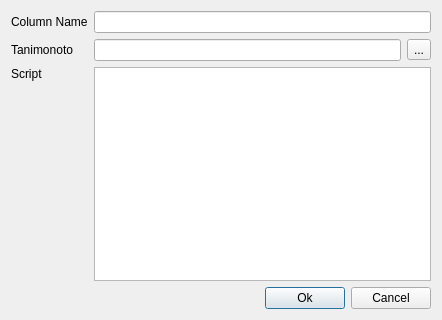
<?xml version="1.0" encoding="UTF-8"?>
<ui version="4.0">
 <class>NewColumn</class>
 <widget class="QDialog" name="NewColumn">
  <property name="geometry">
   <rect>
    <x>0</x>
    <y>0</y>
    <width>442</width>
    <height>320</height>
   </rect>
  </property>
  <property name="windowTitle">
   <string>New Column</string>
  </property>
  <layout class="QGridLayout" name="gridLayout_2">
   <item row="0" column="0">
    <layout class="QGridLayout" name="gridLayout">
     <item row="3" column="0" colspan="3">
      <layout class="QHBoxLayout" name="horizontalLayout">
       <item>
        <spacer name="horizontalSpacer">
         <property name="orientation">
          <enum>Qt::Horizontal</enum>
         </property>
         <property name="sizeHint" stdset="0">
          <size>
           <width>40</width>
           <height>20</height>
          </size>
         </property>
        </spacer>
       </item>
       <item>
        <widget class="QPushButton" name="btnOk">
         <property name="text">
          <string>Ok</string>
         </property>
         <property name="icon">
          <iconset resource="resources.qrc">
           <normaloff>:/images/ok.png</normaloff>:/images/ok.png</iconset>
         </property>
        </widget>
       </item>
       <item>
        <widget class="QPushButton" name="btnCancel">
         <property name="text">
          <string>Cancel</string>
         </property>
         <property name="icon">
          <iconset resource="resources.qrc">
           <normaloff>:/images/cancel.png</normaloff>:/images/cancel.png</iconset>
         </property>
         <property name="autoDefault">
          <bool>false</bool>
         </property>
        </widget>
       </item>
      </layout>
     </item>
     <item row="0" column="0">
      <widget class="QLabel" name="label">
       <property name="text">
        <string>Column Name</string>
       </property>
      </widget>
     </item>
     <item row="2" column="0">
      <widget class="QLabel" name="label_3">
       <property name="text">
        <string>Script</string>
       </property>
       <property name="alignment">
        <set>Qt::AlignLeading|Qt::AlignLeft|Qt::AlignTop</set>
       </property>
      </widget>
     </item>
     <item row="1" column="0">
      <widget class="QLabel" name="label_2">
       <property name="text">
        <string>Tanimonoto </string>
       </property>
      </widget>
     </item>
     <item row="1" column="1">
      <widget class="QLineEdit" name="txtFile">
       <property name="readOnly">
        <bool>true</bool>
       </property>
      </widget>
     </item>
     <item row="1" column="2">
      <widget class="QToolButton" name="btnSelectFile">
       <property name="text">
        <string>...</string>
       </property>
      </widget>
     </item>
     <item row="0" column="1" colspan="2">
      <widget class="QLineEdit" name="txtVariable"/>
     </item>
     <item row="2" column="1" colspan="2">
      <widget class="QPlainTextEdit" name="txtScript"/>
     </item>
    </layout>
   </item>
  </layout>
 </widget>
 <tabstops>
  <tabstop>txtVariable</tabstop>
  <tabstop>txtFile</tabstop>
  <tabstop>btnSelectFile</tabstop>
  <tabstop>txtScript</tabstop>
  <tabstop>btnOk</tabstop>
  <tabstop>btnCancel</tabstop>
 </tabstops>
 <resources>
  <include location="resources.qrc"/>
 </resources>
 <connections/>
</ui>
